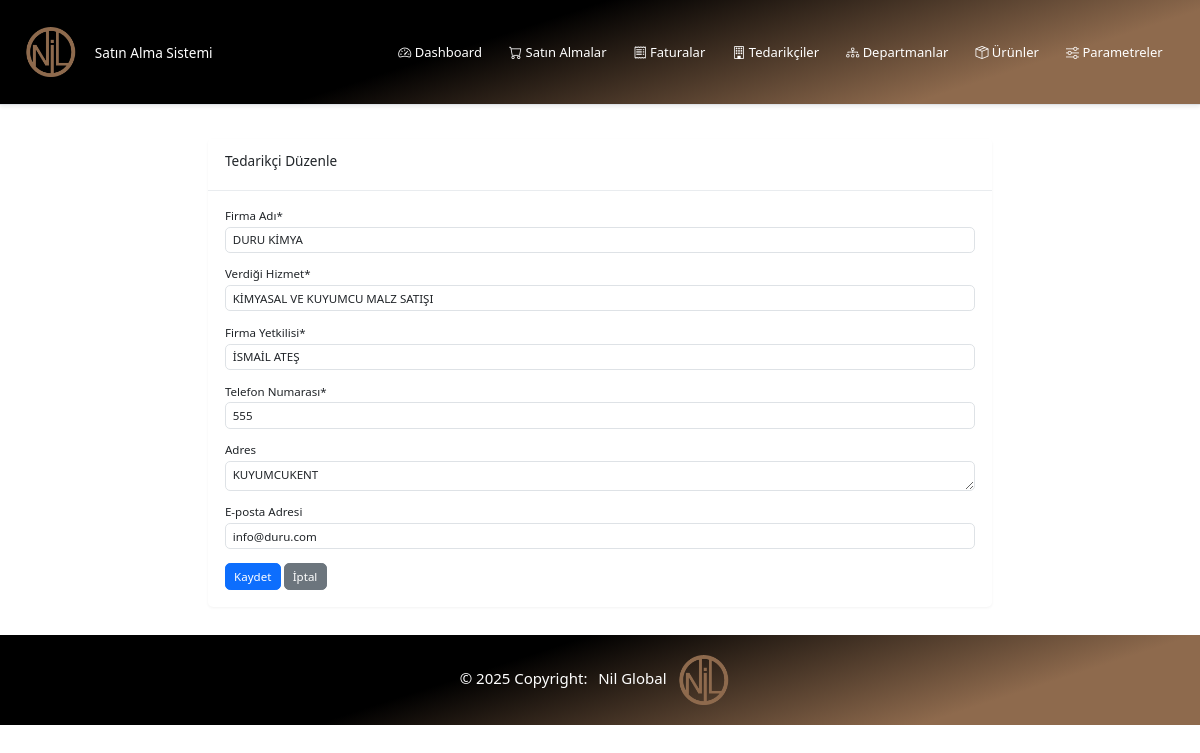
Screenshot of /tedarikciler/6/duzenle/ with the database file from the repository.
### tedarikciler/models.py (models this page shows, shortened)
class Tedarikci(models.Model):
    ad = models.CharField(max_length=255, verbose_name="Firma Adı")
    hizmet = models.CharField(max_length=255, verbose_name="Verdiği Hizmet")
    yetkili = models.CharField(max_length=255, verbose_name="Firma Yetkilisi")
    telefon = models.CharField(max_length=20, verbose_name="Telefon Numarası")
    adres = models.TextField(blank=True, verbose_name="Adres")
    email = models.EmailField(blank=True, verbose_name="E-posta Adresi")
    created_at = models.DateTimeField(auto_now_add=True)
    updated_at = models.DateTimeField(auto_now=True)
    class Meta:
        verbose_name = "Tedarikçi"
        verbose_name_plural = "Tedarikçiler"
        ordering = ['ad']

### tedarikciler/views.py (the view)
# urls.py: path('<int:pk>/duzenle/', views.tedarikci_duzenle, name='tedarikci_duzenle'),
def tedarikci_duzenle(request, pk):
    tedarikci = get_object_or_404(Tedarikci, pk=pk)
    if request.method == "POST":
        form = TedarikciForm(request.POST, instance=tedarikci)
        if form.is_valid():
            form.save()
            messages.success(request, 'Tedarikçi başarıyla güncellendi.')
            return redirect('tedarikciler:tedarikci_listesi')
    else:
        form = TedarikciForm(instance=tedarikci)
    return render(request, 'tedarikciler/tedarikci_form.html', {'form': form})

### tedarikciler/forms.py
class TedarikciForm(forms.ModelForm):
    class Meta:
        model = Tedarikci
        fields = ['ad', 'hizmet', 'yetkili', 'telefon', 'adres', 'email']
        widgets = {
            'ad': forms.TextInput(attrs={'class': 'form-control'}),
            'hizmet': forms.TextInput(attrs={'class': 'form-control'}),
            'yetkili': forms.TextInput(attrs={'class': 'form-control'}),
            'telefon': forms.TextInput(attrs={'class': 'form-control'}),
            'adres': forms.Textarea(attrs={'class': 'form-control', 'rows': 3}),
            'email': forms.EmailInput(attrs={'class': 'form-control'}),
        }

### tedarikciler/templates/tedarikciler/tedarikci_form.html (shortened to what this page needs)
{% extends 'base.html' %}
{% load crispy_forms_tags %}
{% block content %}
<div class="row">
    <div class="col-md-8 offset-md-2">
        <div class="card">
            <div class="card-header">
                <h3 class="card-title">
                    {% if form.instance.pk %}Tedarikçi Düzenle{% else %}Yeni Tedarikçi{% endif %}
                </h3>
            </div>
            <div class="card-body">
                <form method="post" novalidate>
                    {{ form|crispy }}
                    <div class="mt-3">
                        <button type="submit" class="btn btn-primary">
                             Kaydet
                        </button>
                        <a href="{% url 'tedarikciler:tedarikci_listesi' %}" class="btn btn-secondary">
                             İptal
                        </a>
                    </div>
                </form>
            </div>
        </div>
    </div>
</div>
{% endblock %}

### static/css/style.css (style rules this page uses)
html, body { font-family: "Segoe UI", "Roboto", Arial, sans-serif; font-size: 0.85rem; line-height: 1.4; }
h3, .h3 { font-size: 1rem; }
.card { margin-bottom: 1.5rem; border: none; box-shadow: 0 1px 3px rgba(0, 0, 0, 0.05); }
.card .card-header { background-color: #fff; border-bottom: 1px solid #e9ecef; padding: 1rem 1.25rem; }
.card .card-body { padding: 1.25rem; }
.form-label { font-size: 0.85rem; margin-bottom: 0.2rem; }
.form-control, .form-select { font-size: 0.85rem; padding: 0.3rem 0.5rem; height: calc(1.5em + 0.5rem + 2px); }
.btn { font-size: 0.85rem; padding: 0.3rem 0.6rem; }

### rows the page displays
Tedarikci: ad "DURU KİMYA", hizmet "KİMYASAL VE KUYUMCU MALZ SATIŞI", yetkili "İSMAİL ATEŞ", telefon "555", adres "KUYUMCUKENT", email "info@duru.com"
